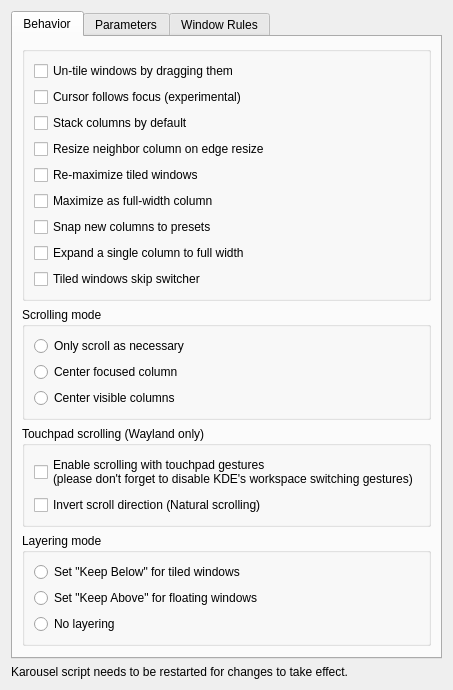
<?xml version="1.0" encoding="UTF-8"?>
<ui version="4.0">
    <class>KWin::KarouselConfigForm</class>
    <widget class="QWidget" name="KWin::KarouselConfigForm">
        <property name="windowTitle">
            <string>Karousel</string>
        </property>
        <property name="autoFillBackground">
            <bool>false</bool>
        </property>
        <layout class="QVBoxLayout" name="layout_main">
            <item>
                <widget class="QTabWidget" name="tabContainer">
                    <widget class="QWidget" name="tab_behavior">
                        <attribute name="title">
                            <string>Behavior</string>
                        </attribute>
                        <layout class="QVBoxLayout">
                            <item>
                                <widget class="QGroupBox">
                                    <property name="flat">
                                        <bool>true</bool>
                                    </property>
                                    <layout class="QVBoxLayout">
                                        <item>
                                            <widget class="QCheckBox" name="kcfg_untileOnDrag">
                                                <property name="text">
                                                    <string>Un-tile windows by dragging them</string>
                                                </property>
                                            </widget>
                                        </item>
                                        <item>
                                            <widget class="QCheckBox" name="kcfg_cursorFollowsFocus">
                                                <property name="text">
                                                    <string>Cursor follows focus (experimental)</string>
                                                </property>
                                                <property name="toolTip">
                                                    <string>When a window gains focus, move the cursor to it</string>
                                                </property>
                                            </widget>
                                        </item>
                                        <item>
                                            <widget class="QCheckBox" name="kcfg_stackColumnsByDefault">
                                                <property name="text">
                                                    <string>Stack columns by default</string>
                                                </property>
                                                <property name="toolTip">
                                                    <string>New columns start in stacked mode (only the active window visible)</string>
                                                </property>
                                            </widget>
                                        </item>
                                        <item>
                                            <widget class="QCheckBox" name="kcfg_resizeNeighborColumn">
                                                <property name="text">
                                                    <string>Resize neighbor column on edge resize</string>
                                                </property>
                                                <property name="toolTip">
                                                    <string>When resizing a column by dragging its edge, also inversely resize the column on the other side of the edge</string>
                                                </property>
                                            </widget>
                                        </item>
                                        <item>
                                            <widget class="QCheckBox" name="kcfg_reMaximize">
                                                <property name="text">
                                                    <string>Re-maximize tiled windows</string>
                                                </property>
                                                <property name="toolTip">
                                                    <string>Restore maximized and full-screen states of tiled windows on focus</string>
                                                </property>
                                            </widget>
                                        </item>
                                        <item>
                                            <widget class="QCheckBox" name="kcfg_fullWidthMaximize">
                                                <property name="text">
                                                    <string>Maximize as full-width column</string>
                                                </property>
                                                <property name="toolTip">
                                                    <string>When a tiled window is maximized, by a shortcut or by the application, toggle the full width of its column instead of covering the screen</string>
                                                </property>
                                            </widget>
                                        </item>
                                        <item>
                                            <widget class="QCheckBox" name="kcfg_snapNewColumnsToPresets">
                                                <property name="text">
                                                    <string>Snap new columns to presets</string>
                                                </property>
                                                <property name="toolTip">
                                                    <string>Size newly opened columns to the nearest preset width instead of the size the application asks for</string>
                                                </property>
                                            </widget>
                                        </item>
                                        <item>
                                            <widget class="QCheckBox" name="kcfg_expandSingleColumn">
                                                <property name="text">
                                                    <string>Expand a single column to full width</string>
                                                </property>
                                                <property name="toolTip">
                                                    <string>While a column is the only one on its desktop, it fills the screen. It goes back to its own width as soon as another column opens.</string>
                                                </property>
                                            </widget>
                                        </item>
                                        <item>
                                            <widget class="QCheckBox" name="kcfg_skipSwitcher">
                                                <property name="text">
                                                    <string>Tiled windows skip switcher</string>
                                                </property>
                                            </widget>
                                        </item>
                                    </layout>
                                </widget>
                            </item>

                            <item>
                                <widget class="QGroupBox">
                                    <property name="title">
                                        <string>Scrolling mode</string>
                                    </property>
                                    <layout class="QVBoxLayout">
                                        <item>
                                            <widget class="QRadioButton" name="kcfg_scrollingLazy">
                                                <property name="text">
                                                    <string>Only scroll as necessary</string>
                                                </property>
                                            </widget>
                                        </item>
                                        <item>
                                            <widget class="QRadioButton" name="kcfg_scrollingCentered">
                                                <property name="text">
                                                    <string>Center focused column</string>
                                                </property>
                                            </widget>
                                        </item>
                                        <item>
                                            <widget class="QRadioButton" name="kcfg_scrollingGrouped">
                                                <property name="text">
                                                    <string>Center visible columns</string>
                                                </property>
                                            </widget>
                                        </item>
                                    </layout>
                                </widget>
                            </item>

                            <item>
                                <widget class="QGroupBox">
                                    <property name="title">
                                        <string>Touchpad scrolling (Wayland only)</string>
                                    </property>
                                    <layout class="QVBoxLayout">
                                        <item>
                                            <widget class="QCheckBox" name="kcfg_gestureScroll">
                                                <property name="text">
                                                    <string>Enable scrolling with touchpad gestures
(please don't forget to disable KDE's workspace switching gestures)</string>
                                                </property>
                                                <property name="toolTip">
                                                    <string>Scroll with a three-finger horizontal swipe gesture</string>
                                                </property>
                                            </widget>
                                        </item>

                                        <item>
                                            <widget class="QCheckBox" name="kcfg_gestureScrollInvert">
                                                <property name="text">
                                                    <string>Invert scroll direction (Natural scrolling)</string>
                                                </property>
                                            </widget>
                                        </item>
                                    </layout>
                                </widget>
                            </item>

                            <item>
                                <widget class="QGroupBox">
                                    <property name="title">
                                        <string>Layering mode</string>
                                    </property>
                                    <layout class="QVBoxLayout">
                                        <item>
                                            <widget class="QRadioButton" name="kcfg_tiledKeepBelow">
                                                <property name="text">
                                                    <string>Set "Keep Below" for tiled windows</string>
                                                </property>
                                            </widget>
                                        </item>
                                        <item>
                                            <widget class="QRadioButton" name="kcfg_floatingKeepAbove">
                                                <property name="text">
                                                    <string>Set "Keep Above" for floating windows</string>
                                                </property>
                                            </widget>
                                        </item>
                                        <item>
                                            <widget class="QRadioButton" name="kcfg_noLayering">
                                                <property name="text">
                                                    <string>No layering</string>
                                                </property>
                                            </widget>
                                        </item>
                                    </layout>
                                </widget>
                            </item>

                            <item>
                                <spacer name="spacer_footer">
                                    <property name="orientation">
                                        <enum>Qt::Vertical</enum>
                                    </property>
                                    <property name="sizeHint" stdset="0">
                                        <size>
                                            <width>0</width>
                                            <height>0</height>
                                        </size>
                                    </property>
                                </spacer>
                            </item>
                        </layout>
                    </widget>

                    <widget class="QWidget" name="tab_parameters">
                        <attribute name="title">
                            <string>Parameters</string>
                        </attribute>
                        <layout class="QFormLayout">
                            <item row="0" column="0">
                                <widget class="QLabel" name="label_gapsOuterTop">
                                    <property name="text">
                                        <string>Top margin:</string>
                                    </property>
                                </widget>
                            </item>
                            <item row="0" column="1">
                                <widget class="QSpinBox" name="kcfg_gapsOuterTop">
                                    <property name="suffix">
                                        <string> px</string>
                                    </property>
                                    <property name="maximum">
                                        <number>999</number>
                                    </property>
                                    <property name="value">
                                        <number>0</number>
                                    </property>
                                </widget>
                            </item>

                            <item row="1" column="0">
                                <widget class="QLabel" name="label_gapsOuterBottom">
                                    <property name="text">
                                        <string>Bottom margin:</string>
                                    </property>
                                </widget>
                            </item>
                            <item row="1" column="1">
                                <widget class="QSpinBox" name="kcfg_gapsOuterBottom">
                                    <property name="suffix">
                                        <string> px</string>
                                    </property>
                                    <property name="maximum">
                                        <number>999</number>
                                    </property>
                                    <property name="value">
                                        <number>0</number>
                                    </property>
                                </widget>
                            </item>

                            <item row="2" column="0">
                                <widget class="QLabel" name="label_gapsOuterLeft">
                                    <property name="text">
                                        <string>Left margin:</string>
                                    </property>
                                </widget>
                            </item>
                            <item row="2" column="1">
                                <widget class="QSpinBox" name="kcfg_gapsOuterLeft">
                                    <property name="suffix">
                                        <string> px</string>
                                    </property>
                                    <property name="maximum">
                                        <number>999</number>
                                    </property>
                                    <property name="value">
                                        <number>0</number>
                                    </property>
                                </widget>
                            </item>

                            <item row="3" column="0">
                                <widget class="QLabel" name="label_gapsOuterRight">
                                    <property name="text">
                                        <string>Right margin:</string>
                                    </property>
                                </widget>
                            </item>
                            <item row="3" column="1">
                                <widget class="QSpinBox" name="kcfg_gapsOuterRight">
                                    <property name="suffix">
                                        <string> px</string>
                                    </property>
                                    <property name="maximum">
                                        <number>999</number>
                                    </property>
                                    <property name="value">
                                        <number>0</number>
                                    </property>
                                </widget>
                            </item>

                            <item row="4" column="0">
                                <widget class="QLabel" name="label_gapsInnerHorizontal">
                                    <property name="text">
                                        <string>Horizontal gaps between windows:</string>
                                    </property>
                                </widget>
                            </item>
                            <item row="4" column="1">
                                <widget class="QSpinBox" name="kcfg_gapsInnerHorizontal">
                                    <property name="suffix">
                                        <string> px</string>
                                    </property>
                                    <property name="maximum">
                                        <number>999</number>
                                    </property>
                                    <property name="value">
                                        <number>0</number>
                                    </property>
                                </widget>
                            </item>

                            <item row="5" column="0">
                                <widget class="QLabel" name="label_gapsInnerVertical">
                                    <property name="text">
                                        <string>Vertical gaps between windows:</string>
                                    </property>
                                </widget>
                            </item>
                            <item row="5" column="1">
                                <widget class="QSpinBox" name="kcfg_gapsInnerVertical">
                                    <property name="suffix">
                                        <string> px</string>
                                    </property>
                                    <property name="maximum">
                                        <number>999</number>
                                    </property>
                                    <property name="value">
                                        <number>0</number>
                                    </property>
                                </widget>
                            </item>

                            <item row="6" column="0">
                                <widget class="QLabel" name="label_stackOffsetX">
                                    <property name="text">
                                        <string>Horizontal offset for stacked columns:</string>
                                    </property>
                                </widget>
                            </item>
                            <item row="6" column="1">
                                <widget class="QSpinBox" name="kcfg_stackOffsetX">
                                    <property name="suffix">
                                        <string> px</string>
                                    </property>
                                    <property name="maximum">
                                        <number>999</number>
                                    </property>
                                    <property name="value">
                                        <number>0</number>
                                    </property>
                                </widget>
                            </item>

                            <item row="7" column="0">
                                <widget class="QLabel" name="label_stackOffsetY">
                                    <property name="text">
                                        <string>Vertical offset for stacked columns:</string>
                                    </property>
                                </widget>
                            </item>
                            <item row="7" column="1">
                                <widget class="QSpinBox" name="kcfg_stackOffsetY">
                                    <property name="suffix">
                                        <string> px</string>
                                    </property>
                                    <property name="maximum">
                                        <number>999</number>
                                    </property>
                                    <property name="value">
                                        <number>0</number>
                                    </property>
                                </widget>
                            </item>

                            <item row="8" column="0">
                                <widget class="QLabel" name="label_manualScrollStep">
                                    <property name="text">
                                        <string>Manual scroll step size:</string>
                                    </property>
                                </widget>
                            </item>
                            <item row="8" column="1">
                                <widget class="QSpinBox" name="kcfg_manualScrollStep">
                                    <property name="suffix">
                                        <string> px</string>
                                    </property>
                                    <property name="maximum">
                                        <number>999</number>
                                    </property>
                                    <property name="value">
                                        <number>0</number>
                                    </property>
                                </widget>
                            </item>

                            <item row="9" column="0">
                                <widget class="QLabel" name="label_gestureScrollStep">
                                    <property name="text">
                                        <string>Touchpad gesture scrolling speed:</string>
                                    </property>
                                    <property name="toolTip">
                                        <string>The amount to scroll per edge-to-edge gesture</string>
                                    </property>
                                </widget>
                            </item>
                            <item row="9" column="1">
                                <widget class="QSpinBox" name="kcfg_gestureScrollStep">
                                    <property name="suffix">
                                        <string> px</string>
                                    </property>
                                    <property name="maximum">
                                        <number>10000</number>
                                    </property>
                                    <property name="minimum">
                                        <number>100</number>
                                    </property>
                                    <property name="singleStep">
                                        <number>100</number>
                                    </property>
                                    <property name="value">
                                        <number>1920</number>
                                    </property>
                                </widget>
                            </item>

                            <item row="10" column="0">
                                <widget class="QLabel" name="label_presetWidths">
                                    <property name="text">
                                        <string>Preset widths:</string>
                                    </property>
                                    <property name="toolTip">
                                        <string>Widths used for cycling through widths</string>
                                    </property>
                                </widget>
                            </item>
                            <item row="10" column="1">
                                <widget class="QLineEdit" name="kcfg_presetWidths">
                                    <property name="toolTip">
                                        <string>Comma-separated list of widths. Supported units: "px" and "%".</string>
                                    </property>
                                </widget>
                            </item>

                            <item row="11" column="0">
                                <widget class="QLabel" name="label_defaultColumnWidth">
                                    <property name="text">
                                        <string>Default column width:</string>
                                    </property>
                                    <property name="toolTip">
                                        <string>Width of newly opened columns</string>
                                    </property>
                                </widget>
                            </item>
                            <item row="11" column="1">
                                <widget class="QLineEdit" name="kcfg_defaultColumnWidth">
                                    <property name="placeholderText">
                                        <string>Size requested by the application</string>
                                    </property>
                                    <property name="toolTip">
                                        <string>Supported units: "px" and "%". Leave empty to use the size the application asks for.</string>
                                    </property>
                                </widget>
                            </item>

                            <item row="12" column="0">
                                <widget class="QLabel" name="label_verticalResizeStep">
                                    <property name="text">
                                        <string>Vertical resize step size:</string>
                                    </property>
                                    <property name="toolTip">
                                        <string>Step size when increasing/decreasing window height</string>
                                    </property>
                                </widget>
                            </item>
                            <item row="12" column="1">
                                <widget class="QSpinBox" name="kcfg_verticalResizeStep">
                                    <property name="suffix">
                                        <string> px</string>
                                    </property>
                                    <property name="maximum">
                                        <number>999</number>
                                    </property>
                                    <property name="minimum">
                                        <number>1</number>
                                    </property>
                                    <property name="value">
                                        <number>1</number>
                                    </property>
                                </widget>
                            </item>

                            <item row="13" column="0">
                                <widget class="QLabel" name="label_offScreenOpacity">
                                    <property name="text">
                                        <string>Obscured window opacity:</string>
                                    </property>
                                </widget>
                            </item>
                            <item row="13" column="1">
                                <widget class="QSpinBox" name="kcfg_offScreenOpacity">
                                    <property name="suffix">
                                        <string> %</string>
                                    </property>
                                    <property name="maximum">
                                        <number>100</number>
                                    </property>
                                    <property name="value">
                                        <number>0</number>
                                    </property>
                                </widget>
                            </item>

                        </layout>
                    </widget>

                    <widget class="QWidget" name="tab_windowRules">
                        <attribute name="title">
                            <string>Window Rules</string>
                        </attribute>
                        <layout class="QVBoxLayout">
                            <item>
                                <layout class="QHBoxLayout">
                                    <item>
                                        <widget class="QLabel" name="label_desktops">
                                            <property name="text">
                                                <string>Tiled desktops:</string>
                                            </property>
                                            <property name="wordWrap">
                                                <bool>true</bool>
                                            </property>
                                        </widget>
                                    </item>
                                    <item>
                                        <widget class="QLineEdit" name="kcfg_tiledDesktops">
                                            <property name="toolTip">
                                                <string>Regex string to match desktops by desktop name"</string>
                                            </property>
                                        </widget>
                                    </item>
                                </layout>
                            </item>
                            <item>
                                <widget class="QPlainTextEdit" name="kcfg_windowRules">
                                    <property name="tabChangesFocus">
                                        <bool>true</bool>
                                    </property>
                                    <property name="lineWrapMode">
                                        <enum>QPlainTextEdit::NoWrap</enum>
                                    </property>
                                    <property name="font">
                                        <font><family>Monospace</family></font>
                                    </property>
                                </widget>
                            </item>
                        </layout>
                    </widget>
                </widget>
            </item>
         <item>
            <widget class="QLabel" name="label">
                <property name="text">
                    <string>Karousel script needs to be restarted for changes to take effect.</string>
                </property>
            </widget>
        </item>
        </layout>
    </widget>
    <resources/>
    <connections/>
</ui>
